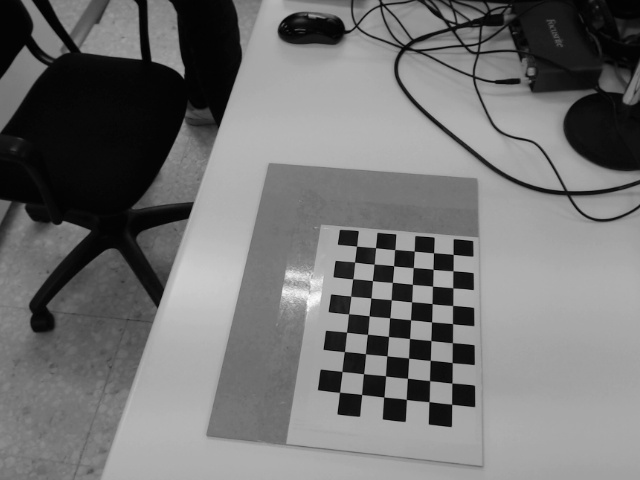
#> input picture calibFrames/frame1.jpg, 640 x 480 px; its folder holds only this picture in this run
$ python cameraCalib_2calcCoeffs.py
#> lines starting #> are read from the running program, lines starting #| are printed output that depends on the picture; after the words box and inside, x2 and y2 are one past the last pixel; in counts of white or black regions, pixels touching at a corner belong together; long printed decimals are rounded
#process the frames in ./calibFrames/ and computes the coefficients
import cv2
import numpy as np
import os
import glob

DIR_NAME = "calibFrames"

criteria = (cv2.TERM_CRITERIA_EPS + cv2.TERM_CRITERIA_MAX_ITER, 30, 0.001)

checkersW, checkersH = 9, 6
objp = np.zeros( (checkersW*checkersH, 3), np.float32)
objp[:,:2] = np.mgrid[0:checkersW,0:checkersH].T.reshape(-1,2)

#object points and image points from all the images.
objpoints = [] # 3d point in real world space
imgpoints = [] # 2d points in image plane.

images = glob.glob(os.path.abspath(os.getcwd()) + '/' + DIR_NAME + '/*.jpg')

for file in images:
    img = cv2.imread(file)
#> img is the input picture: shape (480, 640, 3); min 0, max 255, mean 114.8
    gray = cv2.cvtColor(img,cv2.COLOR_BGR2GRAY)

    ret, corners = cv2.findChessboardCorners(gray, (checkersW, checkersH),None)
#> ret = True; corners = 54 rows, first 8: [453.3, 254.6], [453.1, 270.6], [453.3, 288.3], [452.8, 305.3], [452.7, 324], [452.3, 342.6], [452.1, 362.7], [451.8, 383]

    if ret == True:
        objpoints.append( objp )
        corners2 = cv2.cornerSubPix(gray,corners,(11,11),(-1,-1),criteria)
#> corners2 = 54 rows, first 8: [453.2, 254.4], [452.9, 270.8], [452.8, 287.8], [452.7, 305.5], [452.5, 323.6], [452.4, 342.7], [452.2, 362.6], [451.9, 383.2]
        imgpoints.append(corners2)

        cv2.drawChessboardCorners(img, (checkersW, checkersH), corners2,ret)
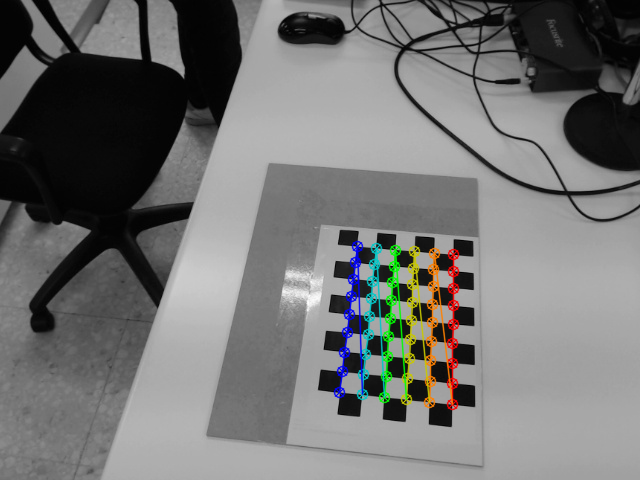
#> img: shape (480, 640, 3); 2.88% of pixels changed, all inside (x1, y1, x2, y2) = (333, 240, 460, 411)
        cv2.imshow('img',img)
        cv2.waitKey(100)

cv2.destroyAllWindows()


ret, mtx, dist, rvecs, tvecs = cv2.calibrateCamera(objpoints,
                                                   imgpoints,
                                                   gray.shape[::-1],None,None)
#> ret = 0.159; mtx = [[675.9, 0, 307.9], [0, 714.2, 240.2], [0, 0, 1]]; dist = [[0.0684, 1.23, -0.0255, -0.0198, -7.41]]; rvecs = ([-0.478, 0.597, 1.62],); tvecs = ([7.48, 0.732, 34.48],)

meanError = 0
for i in range(len(objpoints)):
    imgpoints2, _ = cv2.projectPoints(objpoints[i], rvecs[i], tvecs[i], mtx, dist)
    error = cv2.norm(imgpoints[i],imgpoints2, cv2.NORM_L2)/len(imgpoints2)
    meanError += error
#> this loop made 1 pass
#> (error, meanError) on pass 1: (0.0217, 0.0217)
#> after the loop, meanError = 0.0217
meanError /= len(objpoints)

print ("Total error: ", meanError)
#| Total error:  0.0217
print("Camera matrix: ", mtx)
#| Camera matrix:  [[675.941   0.         307.903]
#|  [  0.         714.167 240.177]
#|  [  0.           0.           1.        ]]
print("Distorsion coefficients: ", dist)
#| Distorsion coefficients:  [[ 0.06837  1.233 -0.02545 -0.01977 -7.406]]

$ run again, on calibFrames/frame14.jpg
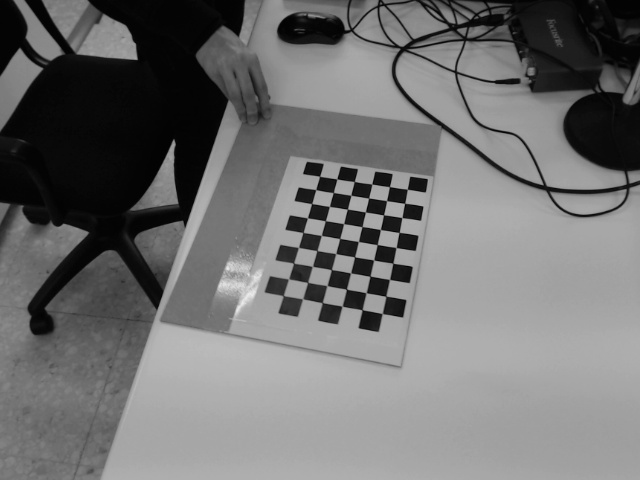
#> input picture calibFrames/frame14.jpg, 640 x 480 px
#> img is the input picture: shape (480, 640, 3); min 0, max 236, mean 113
#> `ret, corners = cv2.findChessboardCorners(gray, (checkersW, checkersH),..`: ret = True; corners = 54 rows, first 8: [407.4, 189.3], [404.6, 203.3], [402, 217.5], [399.1, 232.3], [396.2, 247.6], [393.5, 263.1], [389.8, 279.7], [385.7, 296.4]
#> corners2 = 54 rows, first 8: [407.3, 189.2], [404.6, 203.4], [401.9, 217.5], [399.1, 232.4], [396.1, 247.5], [392.8, 263.3], [389.5, 279.5], [385.8, 296.2]
#> `cv2.drawChessboardCorners(img, (checkersW, checkersH), corners2,ret)`:
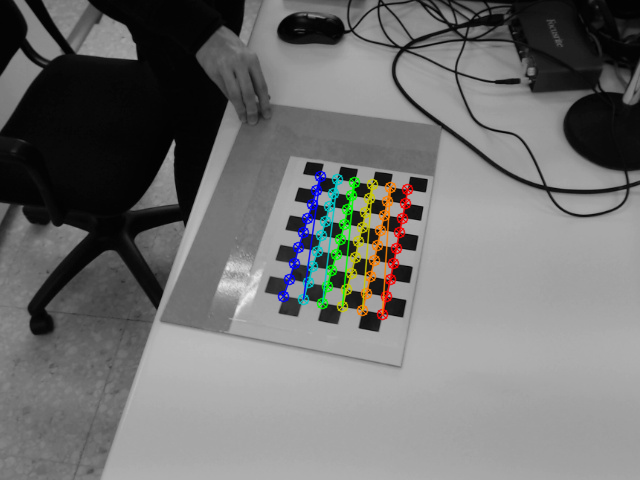
#> img: shape (480, 640, 3); 2.61% of pixels changed, all inside (x1, y1, x2, y2) = (277, 170, 414, 321)
#> `ret, mtx, dist, rvecs, tvecs = cv2.calibrateCamera(objpoints, imgpoint..`: ret = 0.125; mtx = [[417.7, 0, 298.6], [0, 368.7, 243], [0, 0, 1]]; dist = [[0.0885, 0.0117, -0.0233, -0.0381, -3.74]]; rvecs = ([-0.21, 0.443, 1.77],); tvecs = ([6.03, -3.29, 22.68],)
#> the loop `for i in range(len(objpoints)):` made 1 pass
#> (error, meanError) on pass 1: (0.017, 0.017)
#> after the loop `for i in range(len(objpoints)):`: meanError = 0.017
#| Total error:  0.01705
#| Camera matrix:  [[417.662   0.         298.625]
#|  [  0.         368.661 242.985]
#|  [  0.           0.           1.        ]]
#| Distorsion coefficients:  [[ 0.08846  0.01175 -0.02327 -0.03808 -3.739]]

$ run again, on calibFrames/frame15.jpg
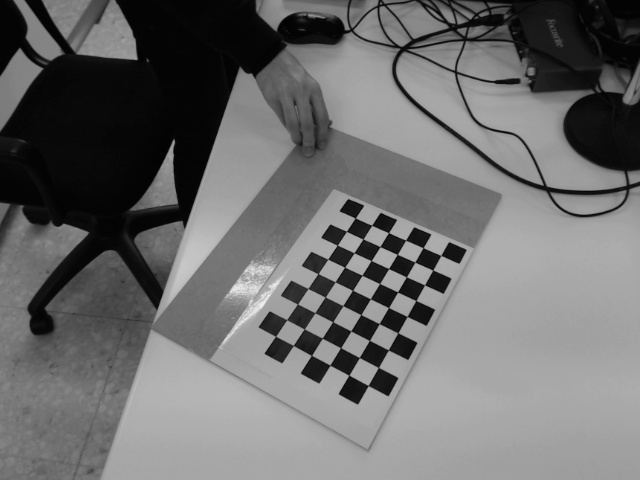
#> input picture calibFrames/frame15.jpg, 640 x 480 px
#> img is the input picture: shape (480, 640, 3); min 0, max 242, mean 108.9
#> `ret, corners = cv2.findChessboardCorners(gray, (checkersW, checkersH),..`: ret = True; corners = 54 rows, first 8: [440.8, 255.5], [432.7, 270.1], [424.5, 284.9], [415.9, 300.5], [407.1, 316.5], [397.9, 332.7], [388.4, 350], [378.4, 367.4]
#> corners2 = 54 rows, first 8: [440.8, 255.4], [432.8, 270.1], [424.5, 284.9], [415.9, 300.5], [407.1, 316.4], [397.8, 332.8], [388.3, 350], [378.4, 367.5]
#> `cv2.drawChessboardCorners(img, (checkersW, checkersH), corners2,ret)`:
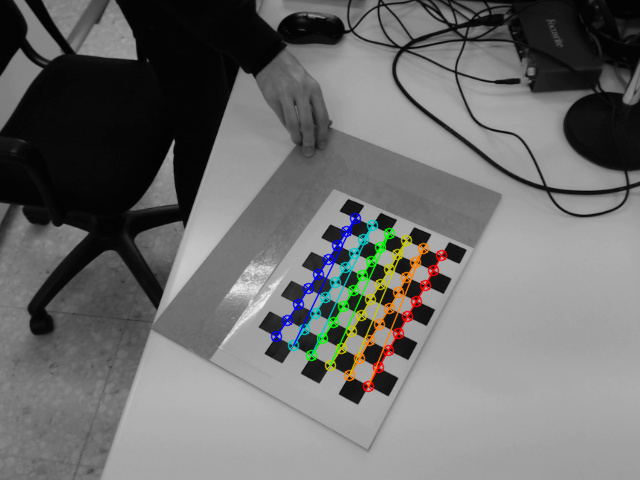
#> img: shape (480, 640, 3); 2.73% of pixels changed, all inside (x1, y1, x2, y2) = (270, 212, 448, 393)
#> `ret, mtx, dist, rvecs, tvecs = cv2.calibrateCamera(objpoints, imgpoint..`: ret = 0.106; mtx = [[534.3, 0, 299.1], [0, 514.8, 240.1], [0, 0, 1]]; dist = [[0.0525, -0.219, -0.0142, -0.0189, -0.154]]; rvecs = ([-0.255, 0.611, 2.04],); tvecs = ([7.3, 0.848, 27.15],)
#> the loop `for i in range(len(objpoints)):` made 1 pass
#> (error, meanError) on pass 1: (0.0145, 0.0145)
#> after the loop `for i in range(len(objpoints)):`: meanError = 0.0145
#| Total error:  0.01448
#| Camera matrix:  [[534.322   0.         299.094]
#|  [  0.         514.773 240.081]
#|  [  0.           0.           1.        ]]
#| Distorsion coefficients:  [[ 0.05255 -0.2195 -0.01418 -0.01885 -0.1536]]

$ run again, on calibFrames/frame10.jpg
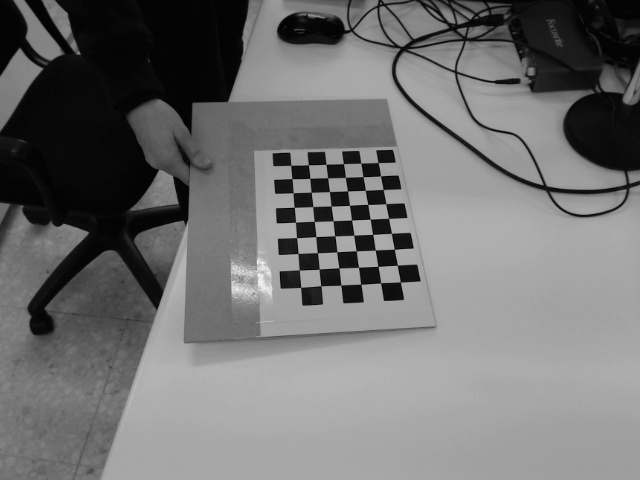
#> input picture calibFrames/frame10.jpg, 640 x 480 px
#> img is the input picture: shape (480, 640, 3); min 0, max 246, mean 112.8
#> `ret, corners = cv2.findChessboardCorners(gray, (checkersW, checkersH),..`: ret = True; corners = 54 rows, first 8: [378, 162.5], [380.5, 175.8], [383.1, 189.5], [385.8, 203.7], [388.6, 218.4], [391.4, 233.3], [394.4, 249.3], [397.3, 265.3]
#> corners2 = 54 rows, first 8: [378, 162.6], [380.5, 175.8], [383.2, 189.5], [385.7, 203.7], [388.5, 218.3], [391.4, 233.3], [394.3, 249.3], [397.3, 265.2]
#> `cv2.drawChessboardCorners(img, (checkersW, checkersH), corners2,ret)`:
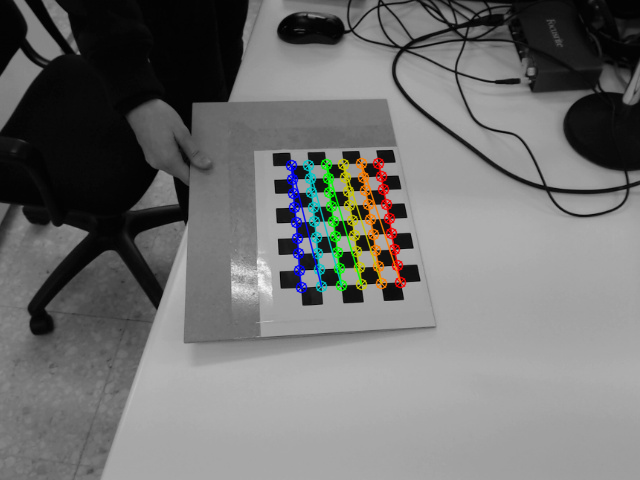
#> img: shape (480, 640, 3); 2.57% of pixels changed, all inside (x1, y1, x2, y2) = (285, 157, 407, 294)
#> `ret, mtx, dist, rvecs, tvecs = cv2.calibrateCamera(objpoints, imgpoint..`: ret = 0.16; mtx = [[649.2, 0, 313.8], [0, 680.9, 237.1], [0, 0, 1]]; dist = [[0.458, -22.46, -0.0226, -0.0157, 437.8]]; rvecs = ([-0.579, 0.479, 1.44],); tvecs = ([3.68, -4.04, 37.32],)
#> the loop `for i in range(len(objpoints)):` made 1 pass
#> (error, meanError) on pass 1: (0.0218, 0.0218)
#> after the loop `for i in range(len(objpoints)):`: meanError = 0.0218
#| Total error:  0.02179
#| Camera matrix:  [[649.193   0.         313.833]
#|  [  0.         680.892 237.104]
#|  [  0.           0.           1.        ]]
#| Distorsion coefficients:  [[ 4.57517461e-01 -2.24614702e+01 -2.25713734e-02 -1.57398936e-02
#|    4.37813653e+02]]
